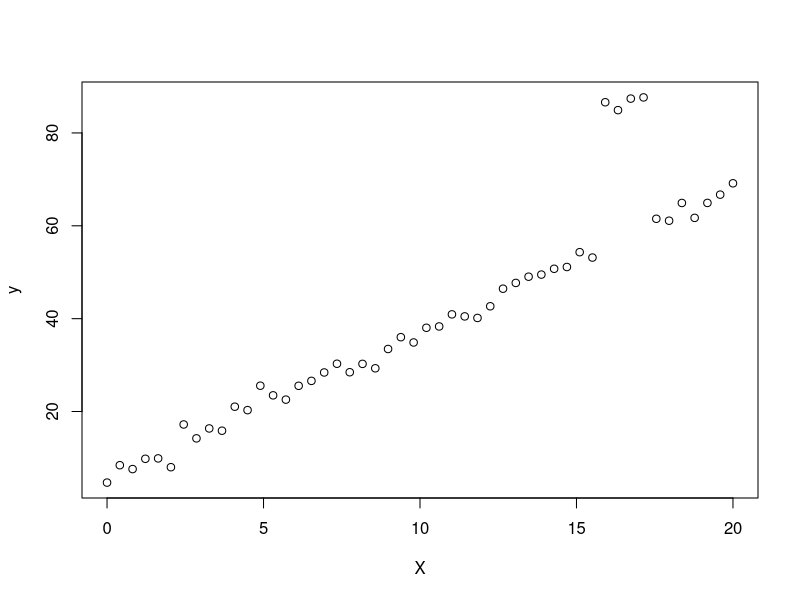
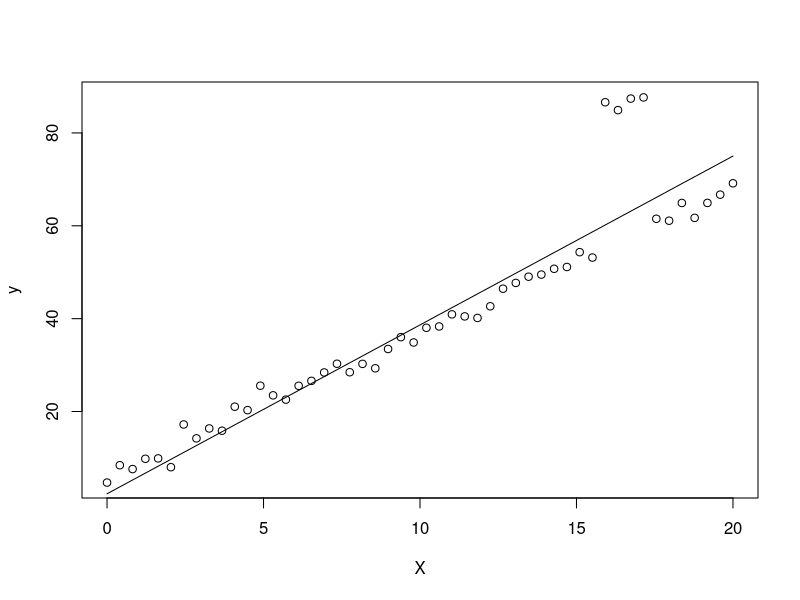

These figures' R source, in order:
require(R6)

OLS <- function(y, y_hat) 1/(2*length(y))*sum((y-y_hat)^2)

LinearRegression_GD_L1regularization <- R6Class("LinearRegression_GD_L1regularization", 
                                              list(
                                                
                                                w = NULL,
                                                b = NULL,
                                                
                                                fit = function(X, y, eta = 1e-3, epochs = 1e3, lambda1 =0, show_curve = FALSE) {
                                                  
                                                  N <- nrow(X)
                                                  
                                                  self$w <- rnorm(ncol(X))
                                                  self$b <- rnorm(1)
                                                  
                                                  J <- vector(mode = "numeric", length = epochs)
                                                  
                                                  for (epoch in seq_len(epochs)){
                                                    y_hat <- self$predict(X)
                                                    J[epoch] <- OLS(y, y_hat) + lambda1/(2*N)*sum(self$w^2)
                                                    self$w <- self$w - eta*(1/N)*(t(X)%*%(y_hat - y) + lambda1*sign(self$w)) # %*% matrix multiple
                                                    self$b <- self$b - eta*(1/N)*sum(y_hat-y)
                                                  }
                                                  
                                                  if (show_curve){
                                                    plot(seq_len(epochs), J, type = "l", main = "Training Curve", xlab = "epochs", ylab = "J")
                                                  }
                                                  
                                                },
                                                # w = (x.T * x)^-1 * x.T * y
                                                predict = function(X) X%*%self$w + self$b
                                                # x * self.w
                                              ))







N <- 50

X <- seq(0,20, length.out = N)

y <- 5.938 + 3.1415672*X + rnorm(N, sd = 1.7)

y[(N-10):(N-7)] <- y[(N-10):(N-7)] + 30

plot(X,y)

PHI <- cbind(rep(1,N), X)
X <- matrix(X)

lin_reg <- LinearRegression_GD_L1regularization$new()

lin_reg$fit(X,y,lambda1 = 200)

y_hat <- lin_reg$predict(X)

plot(X,y)
lines(X,y_hat)
